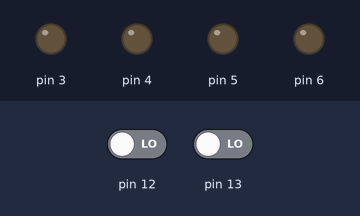
Bench run of a sketch on a simulated Arduino Uno, built with avr-gcc and run on an emulated ATmega328P. Parts: output pins drawn as LEDs (lit = HIGH). Dashed ring = blinking. The test bench sets the inputs (shaded band); at power-on: pin 12 LOW, pin 13 LOW.

Above: at 1.2 s.
1.3 s: pin 12 driven HIGH
At 1.45 s:
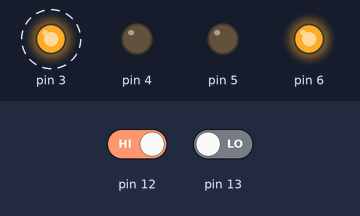
4.3 s: pin 13 driven HIGH
At 4.7 s:
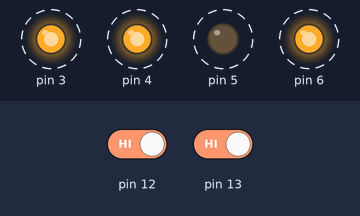
7.3 s: pin 13 driven LOW
At 7.45 s:
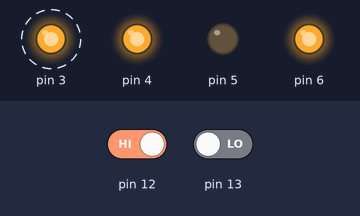
10.3 s: pin 12 driven LOW
At 11.7 s:
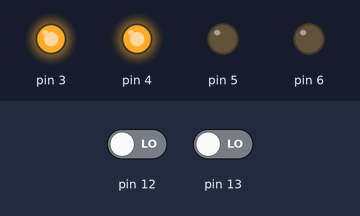
Timing chart, 0 to 12.8 s (numbered marks = the images above; inputs shaded):
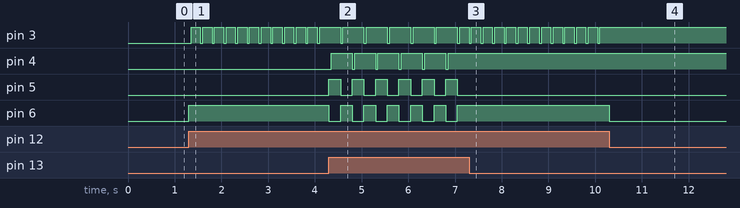

The sketch:

flippers.ino
```cpp
void setup() {
  Serial.begin(9600);
  pinMode(12, INPUT);
  pinMode(13, INPUT);
  pinMode(3, OUTPUT);
  pinMode(4, OUTPUT);
  pinMode(5, OUTPUT);
  pinMode(6, OUTPUT);
  digitalWrite(5,LOW);
  digitalWrite(6,LOW);

}

void loop() {

  if (digitalRead(12) == HIGH) {
    digitalWrite(6,HIGH);
    digitalWrite(3,LOW);
    delay(50);
    digitalWrite(3,HIGH);
    delay(200);
    //digitalWrite(3,LOW);
    //delay(200);
    digitalWrite(6,LOW);
  }

  if (digitalRead(13) == HIGH) {
    digitalWrite(5,HIGH);
    digitalWrite(4,LOW);
    delay(50);
    digitalWrite(4,HIGH);
    delay(200);
    //digitalWrite(4,LOW);
    //delay(200);
    digitalWrite(5,LOW);
  }


}
```

Measured:
- after the input at 1.3 s, pin 3: alternates HIGH for 0.20 s and LOW for 0.05 s, starting after 0.05 s; pin 6: LOW → HIGH at once
- after the input at 4.3 s, pin 3: alternates HIGH for 0.45 s and LOW for 0.05 s, starting after 0.25 s; pin 4: alternates HIGH for 0.45 s and LOW for 0.05 s, starting after 0.05 s; pin 5, pin 6: alternates HIGH for 0.25 s and LOW for 0.25 s, starting at once
- after the input at 7.3 s, pin 3: alternates HIGH for 0.20 s and LOW for 0.05 s, starting at once; pin 4, pin 6: stops changing and stays HIGH; pin 5: stops changing and stays LOW
- after the input at 10.3 s, pin 3: stops changing and stays HIGH; pin 6: HIGH → LOW at once
